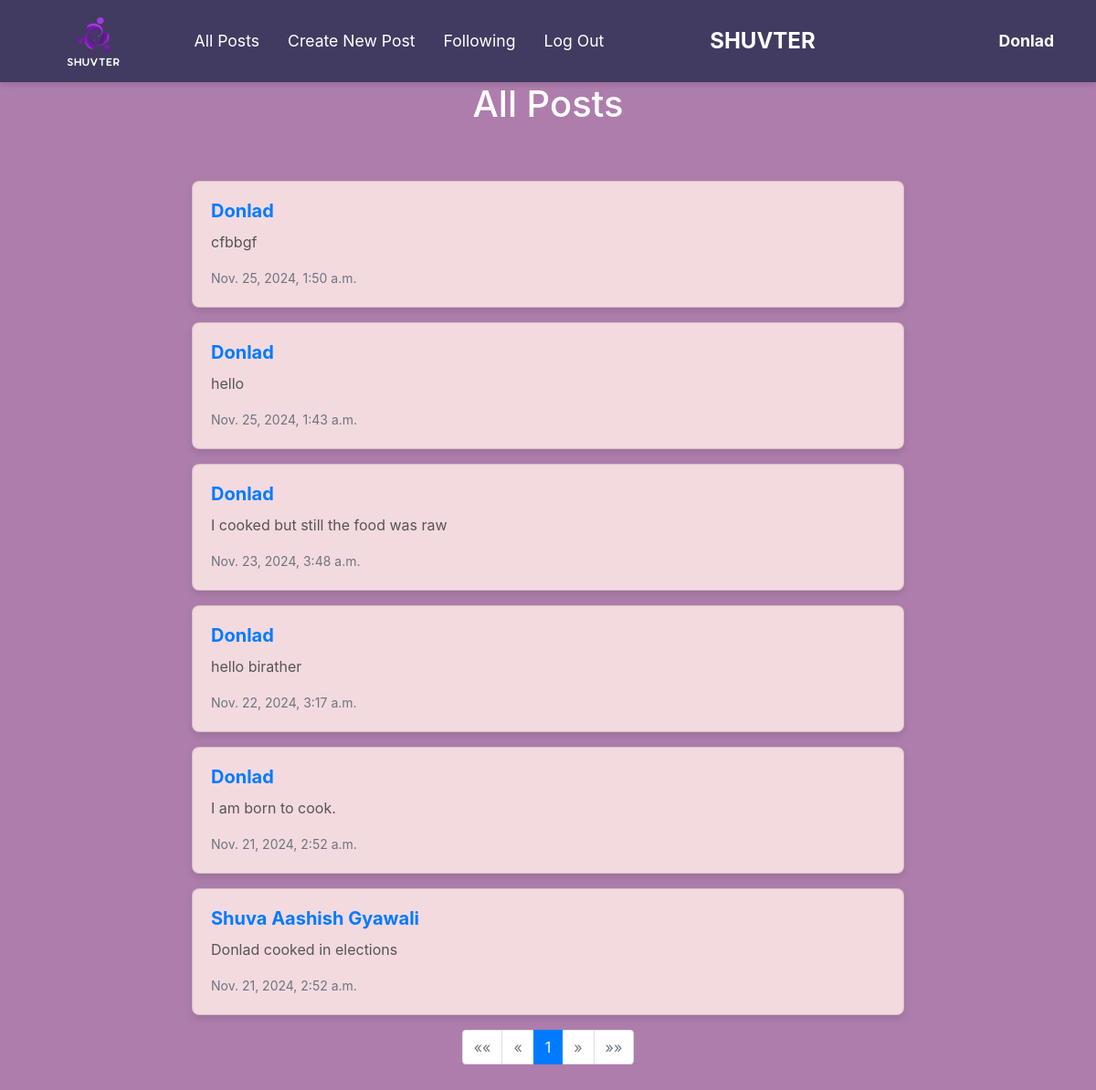
/ (signed in), run on the app's committed database.
### network/models.py (models this page shows, shortened)
class User(AbstractUser):
    pass

class Post(models.Model):
    author = models.ForeignKey(User, on_delete=models.CASCADE, related_name="posts")
    content = models.TextField()
    created_at = models.DateTimeField(auto_now_add=True)

### network/views.py (the view)
# urls.py: path("", views.index, name="index"),
def index(request):
    if request.method == "POST":
        author = request.user
        content=request.POST["content"]
        post = Post(author=author, content=content)
        post.save()
    posts = Post.objects.all().order_by("-created_at")
    paginator = Paginator(posts, 10)
    pageNumber = request.GET.get('page')
    pages= paginator.get_page(pageNumber)
    return render(request, "network/index.html",{
        "posts":posts,
        "pages":pages
    })

### network/templates/network/index.html (shortened to what this page needs)
{% extends "network/layout.html" %}
{% load static %}
{% block body %}
    <h1>All Posts</h1>
    <div id="all-posts">
    {% for post in pages %}
        <div class="card mb-3">
            <div class="card-body">
                <h5 class="card-title"><a href="{% url 'profile' post.author.id %}">{{ post.author }}</a></h5>
                <p class="card-text">{{ post.content }}</p>
                <p class="card-text"><small class="text-muted">{{ post.created_at }}</small></p>
            </div>
        </div>
    {% endfor %}
    <nav aria-label="Page navigation">
        <ul class="pagination justify-content-center">
            {% if pages.has_previous %}
                <li class="page-item">
                    <a class="page-link" href="?page=1" aria-label="First">
                        <span aria-hidden="true">&laquo;&laquo;</span>
                    </a>
                </li>
                <li class="page-item">
                    <a class="page-link" href="?page={{ pages.previous_page_number }}" aria-label="Previous">
                        <span aria-hidden="true">&laquo;</span>
                    </a>
                </li>
            {% else %}
                <li class="page-item disabled">
                    <span class="page-link">&laquo;&laquo;</span>
                </li>
                <li class="page-item disabled">
                    <span class="page-link">&laquo;</span>
                </li>
            {% endif %}
            {% for num in pages.paginator.page_range %}
                {% if num == pages.number %}
                    <li class="page-item active">
                        <span class="page-link">{{ num }}</span>
                    </li>
                {% else %}
                    <li class="page-item">
                        <a class="page-link" href="?page={{ num }}">{{ num }}</a>
                    </li>
                {% endif %}
            {% endfor %}
            {% if pages.has_next %}
                <li class="page-item">
                    <a class="page-link" href="?page={{ pages.next_page_number }}" aria-label="Next">
                        <span aria-hidden="true">&raquo;</span>
                    </a>
                </li>
                <li class="page-item">
                    <a class="page-link" href="?page={{ pages.paginator.num_pages }}" aria-label="Last">
                        <span aria-hidden="true">&raquo;&raquo;</span>
                    </a>
                </li>
            {% else %}
                <li class="page-item disabled">
                    <span class="page-link">&raquo;</span>
                </li>
                <li class="page-item disabled">
                    <span class="page-link">&raquo;&raquo;</span>
                </li>
            {% endif %}
        </ul>
    </nav>
    </div>
{% endblock %}

### network/templates/network/layout.html (shortened to what this page needs)
{% load static %}
<!DOCTYPE html>
<html lang="en">
    <head>
        <link rel="stylesheet" href="https://stackpath.bootstrapcdn.com/bootstrap/4.4.1/css/bootstrap.min.css">
        <link href="{% static 'network/styles.css' %}" rel="stylesheet">
    </head>
    <body>
        <nav class="navbar navbar-expand-lg navbar-light bg-light">
            <div class="container-fluid">
                <div class="d-flex align-items-center">
                    <a class="navbar-brand" href="{% url 'index' %}">
                        <img src="{% static 'network/logo.png' %}" alt="Logo">
                    </a>
                    <ul class="navbar-nav ml-3">
                        <li class="nav-item">
                            <a class="nav-link" id="showAllPostsLink" href="{% url 'index' %}">All Posts</a>
                        </li>
                        <li class="nav-item">
                            <a class="nav-link" id="showNewPostLink" href="{% url 'index' %}">Create New Post</a>
                        </li>
                        {% if user.is_authenticated %}
                            <li class="nav-item">
                                <a class="nav-link" href="{% url 'following' %}">Following</a>
                            </li>
                            <li class="nav-item">
                                <a class="nav-link" href="{% url 'logout' %}">Log Out</a>
                            </li>
                        {% endif %}
                    </ul>
                </div>
                <div class="mx-auto">
                    <span class="navbar-text">SHUVTER</span>
                </div>
                <div class="d-flex align-items-center ml-auto">
                    {% if user.is_authenticated %}
                        <a class="nav-link" href="{% url 'profile' user.id %}"><strong>{{ user.username }}</strong></a>
                    {% endif %}
                </div>
            </div>
        </nav>
        <div class="body">
            {% block body %}
            {% endblock %}
        </div>
    </body>
</html>

### network/static/network/styles.css (style rules this page uses)
.navbar-nav { margin: auto; }
.navbar-brand img { height: 60px; width: auto; }
.navbar-text { font-size: 1.5rem; font-weight: bold; color: #FFFFFF !important; }
.navbar.navbar-light { background-color: #413B61 !important; }
body { background-color: #AE7DAC; }
.navbar .nav-link { color: #FFFFFF !important; font-size: 1.1rem; padding: 10px 15px; }
.navbar-nav .nav-item { margin-right: 15px; }
.navbar { padding-top: 10px; padding-bottom: 10px; display: flex; justify-content: space-between; align-items: center; }
.navbar .navbar-text { flex-grow: 1; text-align: center; }
.navbar.navbar-light { box-shadow: 0 4px 6px rgba(0, 0, 0, 0.1); }
#all-posts { display: flex; flex-direction: column; align-items: center; max-width: 800px; margin: 50px auto; padding: 10px; }
.card { background-color: #F3DADF; border-radius: 8px; box-shadow: 0 4px 8px rgba(0, 0, 0, 0.1); overflow: hidden; width: 100%; margin-bottom: 20px; transition: transform 0.3s ease, box-shadow 0.3s ease; }
.card-body { padding: 20px; }
.card-title { font-size: 1.25rem; font-weight: bold; color: #333; margin-bottom: 10px; }
.card-text { font-size: 1rem; color: #555; margin-bottom: 15px; }
.text-muted { font-size: 0.875rem; color: #888; }
p { font-size: 1rem; color: #555; }
a { color: #007bff; text-decoration: none; }
body h1 { text-align: center; font-size: 2.5rem; color: #FFFFFF; }

### data on the page
User: username "Donlad"
Post: author "Donlad", content "cfbbgf", created_at "Nov. 25, 2024, 1:50 a.m."
Post: author "Donlad", content "hello", created_at "Nov. 25, 2024, 1:43 a.m."
Post: author "Donlad", content "I cooked but still the food was raw", created_at "Nov. 23, 2024, 3:48 a.m."
Post: author "Donlad", content "hello birather", created_at "Nov. 22, 2024, 3:17 a.m."
Post: author "Donlad", content "I am born to cook.", created_at "Nov. 21, 2024, 2:52 a.m."
Post: author "Shuva Aashish Gyawali", content "Donlad cooked in elections", created_at "Nov. 21, 2024, 2:52 a.m."

### other printed values
{{ num }} "1"
